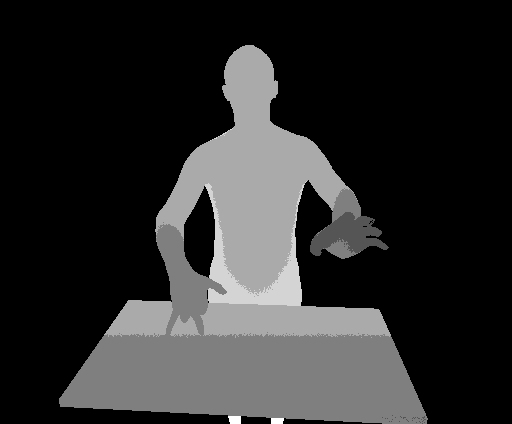
#> input picture dataset/train_syn/depth/0000510.png, 512 x 424 px, given in place of 0000000.png, which was not available
$ python basic.py
#> lines starting #> are read from the running program, lines starting #| are printed output that depends on the picture; pictures that were not available may be replaced by others from this repository, and a replacement may not be noted
import cv2
import numpy as np

name = 'train_syn'
index = 0

def convertLabel2Color(label):
    height, width = label.shape
    label_color = np.zeros((height, width,3), np.uint8)

    label_color[label == 1] = [255,255,0] # Cyan   -> Foreground Note BGR
    label_color[label == 2] = [255,0,0]   # Blue   -> Right hand
    label_color[label == 3] = [0,0,255]   # Red    -> Left hand
    label_color[label == 4] = [255,0,255] # Violet -> Right Arm
    label_color[label == 5] = [0,255,255] # Yellow -> Left Arm
    label_color[label == 6] = [0,255,0]   # Green  -> Obj
    label_color[label == 7] = [9,127,255] # Orange -> Table

    return label_color

depth = cv2.imread('../dataset/'+name+'/depth/'+str(index).zfill(7)+'.png', cv2.IMREAD_ANYDEPTH)
#> depth is the input picture: shape (424, 512) uint16; min 0, max 1694, mean 298.6
label = cv2.imread('../dataset/'+name+'/label/'+str(index).zfill(7)+'.png', cv2.IMREAD_GRAYSCALE)
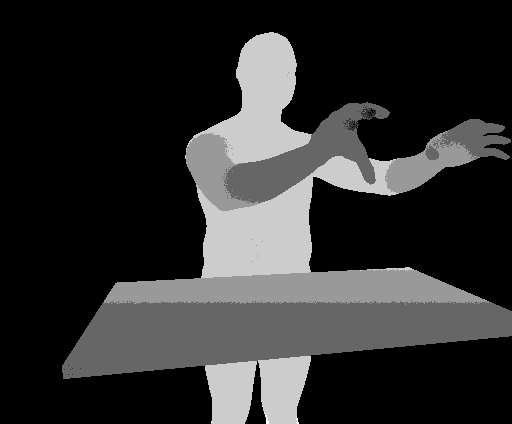
#> input picture dataset/train_syn/depth/0002130.png, 512 x 424 px, given in place of 0000000.png, which was not available
#> label is the input picture: shape (424, 512); min 0, max 5, mean 0.912

cv2.imshow('depth', cv2.convertScaleAbs(depth, None, 255/1500, 0))
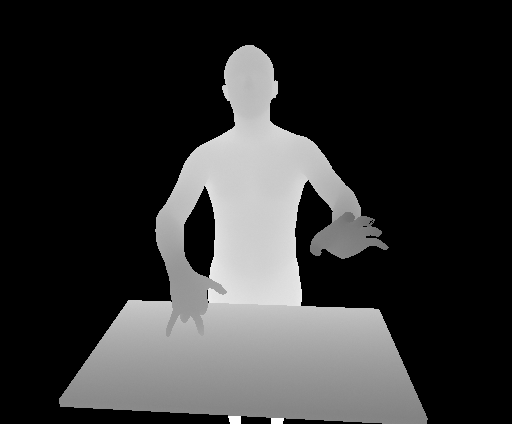
#> window 'depth': shape (424, 512); min 0, max 255, mean 50.7
cv2.imshow('label', convertLabel2Color(label))
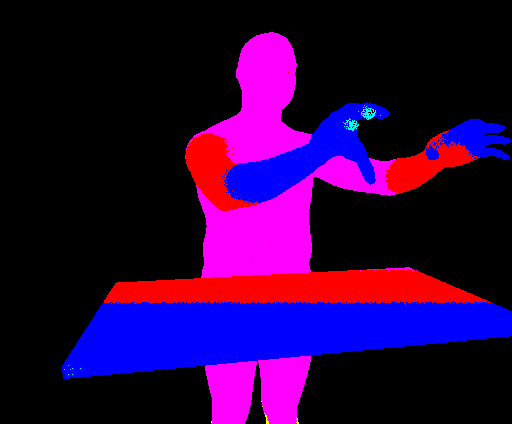
#> window 'label': shape (424, 512, 3); mean B, G, R 63.8, 0.3, 44
cv2.waitKey(0)
